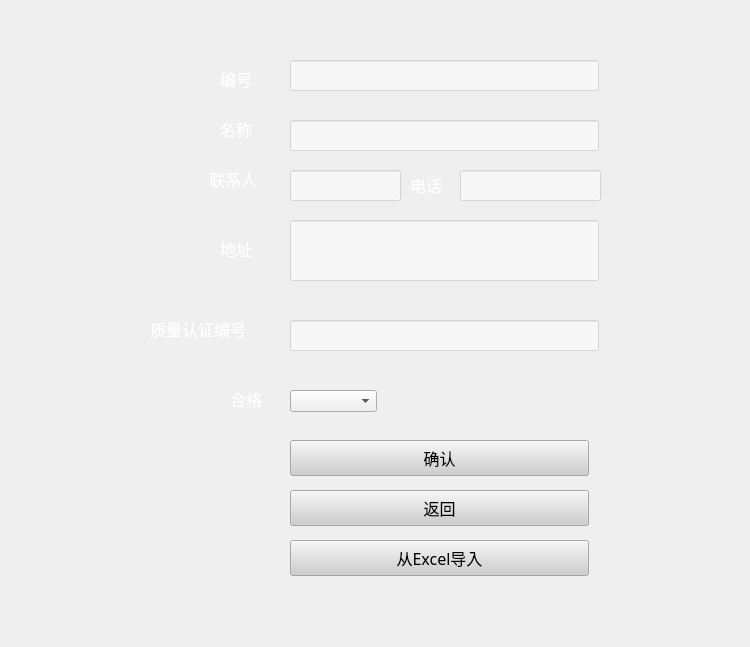
<?xml version="1.0" encoding="UTF-8"?>
<ui version="4.0">
 <class>Form</class>
 <widget class="QWidget" name="Form">
  <property name="geometry">
   <rect>
    <x>0</x>
    <y>0</y>
    <width>750</width>
    <height>647</height>
   </rect>
  </property>
  <property name="font">
   <font>
    <family>Adobe Arabic</family>
    <pointsize>10</pointsize>
   </font>
  </property>
  <property name="windowTitle">
   <string>Form</string>
  </property>
  <property name="styleSheet">
   <string notr="true">QWidget {
border-image:url(C:/Users/CZQ/Desktop/czq_dev/All/churuku_query/new/table-1.jpg);
}

#下面的防止背景干扰其他控件
QTextBrowser {
border-image:url();
}
QLineEdit {
border-image:url();
}
QComboBox {
border-image:url();
}
QLabel {
border-image:url();
}
QPushButton {
border-image:url();
}
QCheckBox {
border-image:url();
}</string>
  </property>
  <widget class="QLabel" name="label_4">
   <property name="geometry">
    <rect>
     <x>410</x>
     <y>150</y>
     <width>40</width>
     <height>69</height>
    </rect>
   </property>
   <property name="font">
    <font>
     <family>微软雅黑</family>
     <pointsize>12</pointsize>
    </font>
   </property>
   <property name="styleSheet">
    <string notr="true">QLabel{

color:#ffffff;
}</string>
   </property>
   <property name="text">
    <string>电话</string>
   </property>
  </widget>
  <widget class="QLabel" name="label_3">
   <property name="geometry">
    <rect>
     <x>209</x>
     <y>140</y>
     <width>61</width>
     <height>78</height>
    </rect>
   </property>
   <property name="font">
    <font>
     <family>微软雅黑</family>
     <pointsize>12</pointsize>
    </font>
   </property>
   <property name="styleSheet">
    <string notr="true">QLabel{

color:#ffffff;
}</string>
   </property>
   <property name="text">
    <string>联系人</string>
   </property>
  </widget>
  <widget class="QLabel" name="label_2">
   <property name="geometry">
    <rect>
     <x>220</x>
     <y>90</y>
     <width>40</width>
     <height>78</height>
    </rect>
   </property>
   <property name="font">
    <font>
     <family>微软雅黑</family>
     <pointsize>12</pointsize>
    </font>
   </property>
   <property name="styleSheet">
    <string notr="true">QLabel{

color:#ffffff;
}</string>
   </property>
   <property name="text">
    <string>名称</string>
   </property>
  </widget>
  <widget class="QLabel" name="label">
   <property name="geometry">
    <rect>
     <x>220</x>
     <y>40</y>
     <width>40</width>
     <height>78</height>
    </rect>
   </property>
   <property name="font">
    <font>
     <family>微软雅黑</family>
     <pointsize>12</pointsize>
    </font>
   </property>
   <property name="styleSheet">
    <string notr="true">QLabel{

color:#ffffff;
}</string>
   </property>
   <property name="text">
    <string>编号</string>
   </property>
  </widget>
  <widget class="QLineEdit" name="lineEdit1">
   <property name="geometry">
    <rect>
     <x>290</x>
     <y>60</y>
     <width>309</width>
     <height>31</height>
    </rect>
   </property>
   <property name="styleSheet">
    <string notr="true">QLineEdit{
background-color:rgba(255,255,255,120);
color:#000000;

}</string>
   </property>
  </widget>
  <widget class="QLineEdit" name="lineEdit2">
   <property name="geometry">
    <rect>
     <x>290</x>
     <y>120</y>
     <width>309</width>
     <height>31</height>
    </rect>
   </property>
   <property name="styleSheet">
    <string notr="true">QLineEdit{
background-color:rgba(255,255,255,120);
color:#000000;

}</string>
   </property>
  </widget>
  <widget class="QLineEdit" name="lineEdit3">
   <property name="geometry">
    <rect>
     <x>290</x>
     <y>170</y>
     <width>111</width>
     <height>31</height>
    </rect>
   </property>
   <property name="styleSheet">
    <string notr="true">QLineEdit{
background-color:rgba(255,255,255,120);
color:#000000;

}</string>
   </property>
  </widget>
  <widget class="QLineEdit" name="lineEdit4">
   <property name="geometry">
    <rect>
     <x>460</x>
     <y>170</y>
     <width>141</width>
     <height>31</height>
    </rect>
   </property>
   <property name="styleSheet">
    <string notr="true">QLineEdit{
background-color:rgba(255,255,255,120);
color:#000000;

}</string>
   </property>
  </widget>
  <widget class="QLabel" name="label_5">
   <property name="geometry">
    <rect>
     <x>220</x>
     <y>210</y>
     <width>61</width>
     <height>78</height>
    </rect>
   </property>
   <property name="font">
    <font>
     <family>微软雅黑</family>
     <pointsize>12</pointsize>
    </font>
   </property>
   <property name="styleSheet">
    <string notr="true">QLabel{

color:#ffffff;
}</string>
   </property>
   <property name="text">
    <string>地址</string>
   </property>
  </widget>
  <widget class="QLineEdit" name="lineEdit5">
   <property name="geometry">
    <rect>
     <x>290</x>
     <y>220</y>
     <width>309</width>
     <height>61</height>
    </rect>
   </property>
   <property name="styleSheet">
    <string notr="true">QLineEdit{
background-color:rgba(255,255,255,120);
color:#000000;

}</string>
   </property>
  </widget>
  <widget class="QLabel" name="label_6">
   <property name="geometry">
    <rect>
     <x>150</x>
     <y>290</y>
     <width>131</width>
     <height>78</height>
    </rect>
   </property>
   <property name="font">
    <font>
     <family>微软雅黑</family>
     <pointsize>12</pointsize>
    </font>
   </property>
   <property name="styleSheet">
    <string notr="true">QLabel{

color:#ffffff;
}</string>
   </property>
   <property name="text">
    <string>质量认证编号</string>
   </property>
  </widget>
  <widget class="QLineEdit" name="lineEdit6">
   <property name="geometry">
    <rect>
     <x>290</x>
     <y>320</y>
     <width>309</width>
     <height>31</height>
    </rect>
   </property>
   <property name="styleSheet">
    <string notr="true">QLineEdit{
background-color:rgba(255,255,255,120);
color:#000000;

}</string>
   </property>
  </widget>
  <widget class="QLabel" name="label_7">
   <property name="geometry">
    <rect>
     <x>230</x>
     <y>360</y>
     <width>40</width>
     <height>78</height>
    </rect>
   </property>
   <property name="font">
    <font>
     <family>微软雅黑</family>
     <pointsize>12</pointsize>
    </font>
   </property>
   <property name="styleSheet">
    <string notr="true">QLabel{

color:#ffffff;
}</string>
   </property>
   <property name="text">
    <string>合格</string>
   </property>
  </widget>
  <widget class="QComboBox" name="comboBox">
   <property name="geometry">
    <rect>
     <x>290</x>
     <y>390</y>
     <width>87</width>
     <height>22</height>
    </rect>
   </property>
   <property name="styleSheet">
    <string notr="true">QLineEdit{
background-color:rgba(255,255,255,120);
color:#000000;

}</string>
   </property>
  </widget>
  <widget class="QPushButton" name="pushButton1">
   <property name="geometry">
    <rect>
     <x>290</x>
     <y>440</y>
     <width>299</width>
     <height>36</height>
    </rect>
   </property>
   <property name="font">
    <font>
     <family>微软雅黑</family>
     <pointsize>12</pointsize>
    </font>
   </property>
   <property name="styleSheet">
    <string notr="true">QPushButton{
background-color:rgba(206,206,206,200);
color:#000000;
}</string>
   </property>
   <property name="text">
    <string>确认</string>
   </property>
  </widget>
  <widget class="QPushButton" name="pushButton2">
   <property name="geometry">
    <rect>
     <x>290</x>
     <y>540</y>
     <width>299</width>
     <height>36</height>
    </rect>
   </property>
   <property name="font">
    <font>
     <family>微软雅黑</family>
     <pointsize>12</pointsize>
    </font>
   </property>
   <property name="styleSheet">
    <string notr="true">QPushButton{
background-color:rgba(206,206,206,200);
color:#000000;
}</string>
   </property>
   <property name="text">
    <string>从Excel导入</string>
   </property>
  </widget>
  <widget class="QPushButton" name="pushButton">
   <property name="geometry">
    <rect>
     <x>290</x>
     <y>490</y>
     <width>299</width>
     <height>36</height>
    </rect>
   </property>
   <property name="font">
    <font>
     <family>微软雅黑</family>
     <pointsize>12</pointsize>
    </font>
   </property>
   <property name="styleSheet">
    <string notr="true">QPushButton{
background-color:rgba(206,206,206,200);
color:#000000;
}</string>
   </property>
   <property name="text">
    <string>返回</string>
   </property>
  </widget>
 </widget>
 <resources/>
 <connections/>
</ui>
